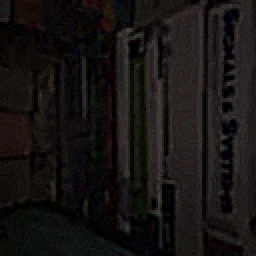
#> input picture test_mild.png, 128 x 128 px (shown 2 times larger)
$ python -i app.py   (imports and definitions only)
#> lines starting #> are read from the running program, lines starting #| are printed output that depends on the picture
#> further down, picture is the input picture: PIL image 128x128 RGB; mean R, G, B 22.8, 19.4, 18.7
import sys, os
# [3 lines not run here, left out]

import gradio as gr
import numpy as np
import cv2
from PIL import Image

# ── Inference ─────────────────────────────────────────────────────────────────

def enhance(image):
    if image is None:
        return None

    # Convert PIL image to OpenCV format (BGR)
    img_np = np.array(image)

    # Check if image has an alpha channel, if so remove it
    if len(img_np.shape) == 3 and img_np.shape[2] == 4:
        img_np = cv2.cvtColor(img_np, cv2.COLOR_RGBA2RGB)
    elif len(img_np.shape) == 2:
        img_np = cv2.cvtColor(img_np, cv2.COLOR_GRAY2RGB)

    # Downscale slightly if too huge to avoid CPU hanging
    max_dim = max(img_np.shape[0], img_np.shape[1])
#> max_dim = 128
    if max_dim > 1500:
        scale = 1500 / max_dim
        img_np = cv2.resize(img_np, (0,0), fx=scale, fy=scale, interpolation=cv2.INTER_AREA)

    # 1. Denoise (Non-Local Means Denoising)
    # FastNlMeansDenoisingColored works well for smartphone noise
    denoised = cv2.fastNlMeansDenoisingColored(img_np, None, 5, 5, 7, 21)

    # 2. Detail Enhancement (Sharpens edges and brings out details)
    enhanced = cv2.detailEnhance(denoised, sigma_s=10, sigma_r=0.15)
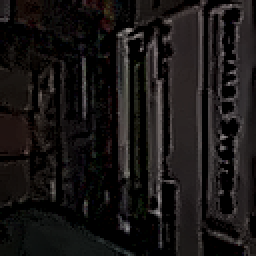
#> enhanced: shape (128, 128, 3) (shown 2 times larger); mean R, G, B 24.5, 21.6, 21

    # 3. Adaptive Contrast (CLAHE) for low-light enhancement
    # Convert to LAB color space to apply CLAHE only on the lightness channel
    lab = cv2.cvtColor(enhanced, cv2.COLOR_RGB2LAB)
#> lab: shape (128, 128, 3); mean of channels 0, 1, 2 21.9, 129.2, 128.8
    l, a, b = cv2.split(lab)
    clahe = cv2.createCLAHE(clipLimit=1.5, tileGridSize=(8, 8))
    cl = clahe.apply(l)
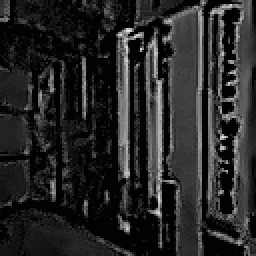
#> cl: shape (128, 128) (shown 2 times larger); min 2, max 232, mean 39
    limg = cv2.merge((cl, a, b))
#> limg: shape (128, 128, 3); mean of channels 0, 1, 2 39, 129.2, 128.8
    final = cv2.cvtColor(limg, cv2.COLOR_LAB2RGB)

    result = Image.fromarray(final)

    # Restore original size
    if result.size != image.size:
        result = result.resize(image.size, Image.LANCZOS)

    return result

# ── Gradio UI ─────────────────────────────────────────────────────────────────

CSS = """
#app-header { text-align:center; padding:24px 0 8px; }
#app-header h1 {
    font-size:2.4rem; font-weight:800;
    background:linear-gradient(135deg,#7c3aed,#4f46e5);
    -webkit-background-clip:text; -webkit-text-fill-color:transparent;
    margin-bottom:6px;
}
#app-header p { color:#6b7280; font-size:1rem; }
.stat-box {
    background:linear-gradient(135deg,#f5f3ff,#ede9fe);
    border-left:4px solid #7c3aed;
    padding:14px 18px; border-radius:10px; margin-top:12px;
    font-size:0.92rem; line-height:1.8;
}
footer { display:none !important; }
"""

# [47 lines not run here, left out]

>>> from PIL import Image
>>> picture = Image.open('test_mild.png')
>>> result = enhance(picture)
